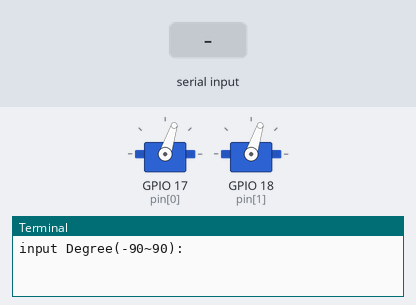
Bench run of a program on a simulated Raspberry Pi (BCM pin numbers). On the bench: 2 × servo, the last lines printed to the terminal. The test bench sets the inputs (shaded band). Servo angles are drawn from the pulse width (0.5 ms = 0°, 2.5 ms = 180°).

Above: at 2.2 s.
2.3 s: "5" typed at the terminal, then Enter
At 3.5 s:
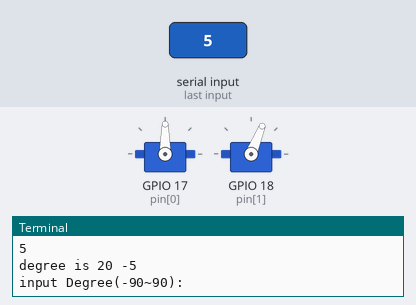
3.8 s: "90" typed at the terminal, then Enter
At 4.6 s:
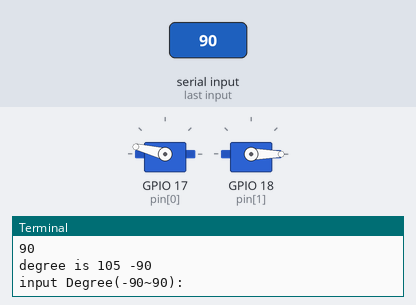
Timing chart, 0 to 6.8 s (numbered marks = the images above; inputs shaded):
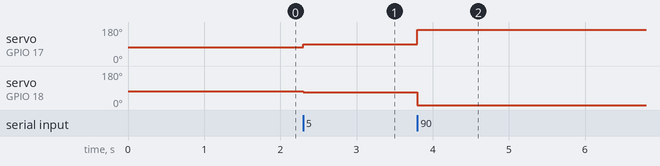

The program:

raspi_servo_test.py
```python
import RPi.GPIO as GPIO
import time

pin = [17, 18]
servo = []
GPIO.setmode(GPIO.BCM)

for num in range(2):
    GPIO.setup(pin[num], GPIO.OUT)
    servo.append(GPIO.PWM(pin[num], 50))
    servo[num].start(6.5)

time.sleep(1.0)

try:
    while True:
        print("input Degree(-90~90):")
        degree = int(input())
        right_deg = degree+15
        left_deg = -degree
        right_dc = 2.0 + (11.0-2.0)/180*(right_deg+90)
        left_dc = 2.0 + (11.0-2.0)/180*(left_deg+90)
        servo[0].ChangeDutyCycle(right_dc)
        servo[1].ChangeDutyCycle(left_dc)
        print("degree is",right_deg,left_deg)
except KeyboardInterrupt:
    for num in range(2):
        servo[num].stop()
    GPIO.cleanup()
```

Measured:
- after the input at 2.3 s, servo on GPIO 17 (pin[0]): 72° → 90° at once; servo on GPIO 18 (pin[1]): 72° → 68° at once
- after the input at 3.8 s, servo on GPIO 17 (pin[0]): 90° → 166° at once; servo on GPIO 18 (pin[1]): 68° → 0° at once
